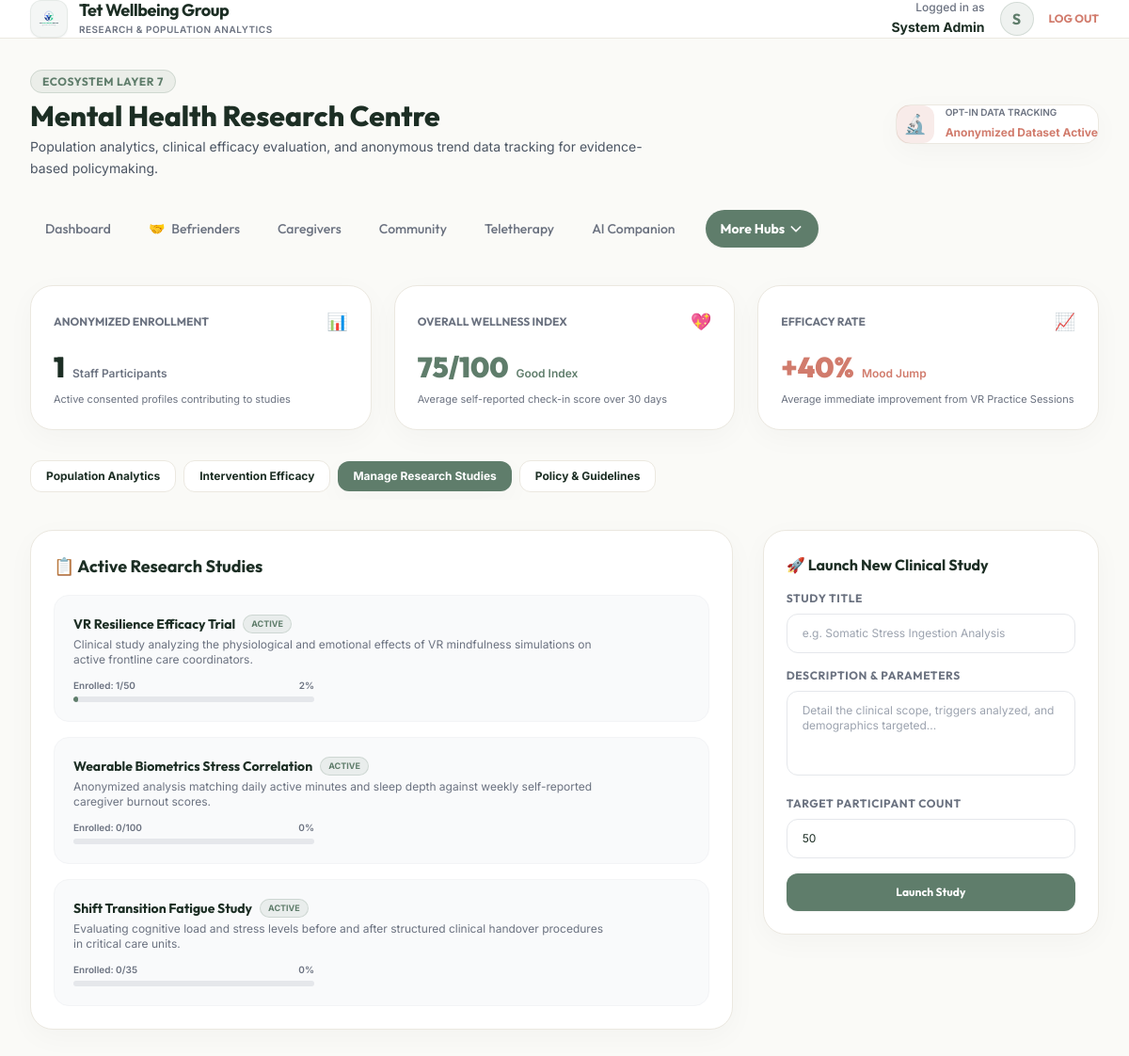
Page /research_hub.php?tab=studies (signed in) on the committed database.
### tables this page shows
CREATE TABLE IF NOT EXISTS `research_studies` (
    `id` INT AUTO_INCREMENT PRIMARY KEY,
    `title` VARCHAR(150) NOT NULL,
    `description` TEXT NOT NULL,
    `status` ENUM('active', 'completed', 'draft') DEFAULT 'active',
    `target_participants` INT NOT NULL,
    `created_at` TIMESTAMP DEFAULT CURRENT_TIMESTAMP
);

### research_hub.php (the view, shortened to what the rows shown need)
<?php
require_once __DIR__ . '/db.php';
$user_role = $_SESSION['user_role'] ?? 'client';
$studies = [];
if ($db_connected && $pdo) {
    try {
        $studies = $pdo->query("SELECT * FROM research_studies ORDER BY created_at DESC")->fetchAll(PDO::FETCH_ASSOC);
    } catch (PDOException $e) {
        $studies = $_SESSION['mock_research_studies'] ?? [];
    }
} else {
    $studies = $_SESSION['mock_research_studies'] ?? [];
}
$study_participant_counts = [];
if ($db_connected && $pdo) {
    try {
        $counts = $pdo->query("SELECT study_id, COUNT(*) as c FROM research_participants GROUP BY study_id")->fetchAll(PDO::FETCH_ASSOC);
        foreach ($counts as $row) {
            $study_participant_counts[$row['study_id']] = intval($row['c']);
        }
    } catch (PDOException $e) {}
}
$total_consented_users = 0;
if ($db_connected && $pdo) {
    try {
        $total_consented_users = intval($pdo->query("SELECT COUNT(DISTINCT user_id) FROM research_participants")->fetchColumn());
    } catch (PDOException $e) {}
} else {
    $total_consented_users = count(array_unique(array_column($_SESSION['mock_research_participants'] ?? [], 'user_id')));
    $overall_mood_index = 76;
    $avg_recovery_rate = 22;
}
$mood_trends_30_days = [];
if (empty($mood_trends_30_days)) {
    $start_time = strtotime('-10 days');
    for ($i = 0; $i <= 10; $i++) {
        $day_label = date('M d', strtotime("+$i days", $start_time));
        $mood_trends_30_days[$day_label] = [70, 72, 68, 75, 78, 74, 82, 80, 85, 79, 81][$i];
    }
}
$dept_burnout = [];
if (empty($dept_burnout)) {
    $dept_burnout = [
        'Nursing' => 45,
        'ICU & ER' => 74,
        'Social Work' => 58,
        'Administration' => 28
    ];
}
$active_tab = $_GET['tab'] ?? 'population';
?>
<!DOCTYPE html>
<html lang="en">
<head>
    <script src="https://cdn.tailwindcss.com"></script>
</head>
<body class="text-brand-slate antialiased pb-24">
    <header class="bg-white border-b border-[#EBE8E0] sticky top-0 z-40 backdrop-blur-md bg-white/95">
        <div class="max-w-7xl mx-auto px-4 sm:px-6 lg:px-8 h-18 flex items-center justify-between">
            <div class="flex items-center gap-3">
                <div>
                    <h1 class="text-lg font-bold font-outfit tracking-tight leading-none text-brand-slate">Tet Wellbeing Group</h1>
                </div>
            </div>
        </div>
    </header>
    <main class="max-w-7xl mx-auto px-4 sm:px-6 lg:px-8 pt-8">
        <div class="flex flex-col md:flex-row justify-between items-start md:items-center gap-6 mb-8">
            <div>
                <h2 class="text-3xl font-extrabold font-outfit text-brand-slate mt-2">Mental Health Research Centre</h2>
            </div>
        </div>
        <?php if ($user_role === 'admin' || $user_role === 'specialist'): ?>
            <?php if ($active_tab === 'population'): ?>
                <div class="grid grid-cols-1 lg:grid-cols-3 gap-8">
                    <div class="lg:col-span-2 space-y-8">
                        <div class="bg-white p-6 rounded-3xl border border-[#EBE8E0] shadow-soft">
                            <h3 class="text-md font-bold font-outfit text-brand-slate mb-4">📈 Aggregated Wellness Index (Last 30 Days)</h3>
                            <?php
                            $labels = array_keys($mood_trends_30_days);
                            $values = array_values($mood_trends_30_days);
                            $max_val = 100;
                            $chart_width = 800;
                            $chart_height = 250;
                            $padding = 30;
                            $points = [];
                            $count = count($values);
                            for ($i = 0; $i < $count; $i++) {
                                $x = $padding + ($i * (($chart_width - (2 * $padding)) / max(1, $count - 1)));
                                $y = $chart_height - $padding - (($values[$i] / $max_val) * ($chart_height - (2 * $padding)));
                                $points[] = "$x,$y";
                            }
                            $points_str = implode(' ', $points);
                            ?>
                            <div class="w-full overflow-x-auto">
                                <svg class="mx-auto" width="<?php echo $chart_width; ?>" height="<?php echo $chart_height; ?>" viewBox="0 0 <?php echo $chart_width; ?> <?php echo $chart_height; ?>" fill="none">
                                    <line x1="<?php echo $padding; ?>" y1="<?php echo $chart_height - $padding; ?>" x2="<?php echo $chart_width - $padding; ?>" y2="<?php echo $chart_height - $padding; ?>" stroke="#F3F4F6" stroke-width="2"/>
                                    <line x1="<?php echo $padding; ?>" y1="<?php echo $padding; ?>" x2="<?php echo $chart_width - $padding; ?>" y2="<?php echo $padding; ?>" stroke="#F3F4F6" stroke-dasharray="4 4"/>
                                    <line x1="<?php echo $padding; ?>" y1="<?php echo ($chart_height/2); ?>" x2="<?php echo $chart_width - $padding; ?>" y2="<?php echo ($chart_height/2); ?>" stroke="#F3F4F6" stroke-dasharray="4 4"/>
                                    <polyline points="<?php echo $points_str; ?>" fill="none" stroke="#5F7D6B" stroke-width="4" stroke-linecap="round" stroke-linejoin="round"/>
                                    <?php foreach ($points as $index => $pt):
                                        $xy = explode(',', $pt);
                                    ?>
                                        <circle cx="<?php echo $xy[0]; ?>" cy="<?php echo $xy[1]; ?>" r="5" fill="#5F7D6B" stroke="#FFFFFF" stroke-width="2" class="cursor-pointer hover:r-7 transition-all"/>
                                        <text x="<?php echo $xy[0]; ?>" y="<?php echo $xy[1] - 10; ?>" text-anchor="middle" font-size="10" font-weight="bold" fill="#1C2E24" font-family="Outfit"><?php echo $values[$index]; ?>%</text>
                                    <?php endforeach; ?>
                                    <?php foreach ($labels as $index => $lbl):
                                        $x = $padding + ($index * (($chart_width - (2 * $padding)) / max(1, $count - 1)));
                                    ?>
                                        <text x="<?php echo $x; ?>" y="<?php echo $chart_height - 10; ?>" text-anchor="middle" font-size="9" font-weight="600" fill="#9CA3AF" font-family="Inter"><?php echo $lbl; ?></text>
                                    <?php endforeach; ?>
                                </svg>
                            </div>
                            <p class="text-xs text-gray-500 mt-4 italic text-center">Aggregated, non-identifiable employee daily check-in averages.</p>
                        </div>
                        <div class="bg-white p-6 rounded-3xl border border-[#EBE8E0] shadow-soft">
                            <h3 class="text-md font-bold font-outfit text-brand-slate mb-6">📊 Burnout Risk Metrics by Organizational Division</h3>
                            <?php
                            $bar_height = 200;
                            $bar_width = 600;
                            $bar_padding = 40;
                            $depts = array_keys($dept_burnout);
                            $scores = array_values($dept_burnout);
                            $bars_count = count($depts);
                            ?>
                            <div class="w-full overflow-x-auto">
                                <svg class="mx-auto" width="<?php echo $bar_width; ?>" height="<?php echo $bar_height; ?>" viewBox="0 0 <?php echo $bar_width; ?>" fill="none">
                                    <line x1="<?php echo $bar_padding; ?>" y1="<?php echo $bar_height - 30; ?>" x2="<?php echo $bar_width - 20; ?>" y2="<?php echo $bar_height - 30; ?>" stroke="#E5E7EB" stroke-width="1.5"/>
                                    <?php
                                    $col_width = ($bar_width - $bar_padding - 20) / $bars_count;
                                    foreach ($scores as $index => $score):
                                        $x = $bar_padding + ($index * $col_width) + ($col_width * 0.15);
                                        $w = $col_width * 0.7;
                                        $h = (($score / 100) * ($bar_height - 30 - 20));
                                        $y = $bar_height - 30 - $h;
                                        $bar_color = ($score >= 70) ? '#D17B6C' : (($score >= 50) ? '#E0A96D' : '#5F7D6B');
                                    ?>
                                        <rect x="<?php echo $x; ?>" y="<?php echo $y; ?>" width="<?php echo $w; ?>" height="<?php echo $h; ?>" fill="<?php echo $bar_color; ?>" rx="8" class="transition-opacity hover:opacity-90"/>
                                        <text x="<?php echo $x + ($w/2); ?>" y="<?php echo $y - 8; ?>" text-anchor="middle" font-size="11" font-weight="800" fill="<?php echo $bar_color; ?>" font-family="Outfit"><?php echo $score; ?>%</text>
                                        <text x="<?php echo $x + ($w/2); ?>" y="<?php echo $bar_height - 12; ?>" text-anchor="middle" font-size="10" font-weight="600" fill="#6B7280" font-family="Inter"><?php echo $depts[$index]; ?></text>
                                    <?php endforeach; ?>
                                </svg>
                            </div>
                            <div class="flex justify-center gap-6 mt-4 text-xs font-semibold text-gray-500">
                                <span class="flex items-center gap-1.5"><span class="h-3 w-3 rounded bg-brand-coral"></span> Critical (70%+)</span>
                                <span class="flex items-center gap-1.5"><span class="h-3 w-3 rounded bg-[#E0A96D]"></span> Warning (50-69%)</span>
                                <span class="flex items-center gap-1.5"><span class="h-3 w-3 rounded bg-brand-sage"></span> Healthy (<50%)</span>
                            </div>
                        </div>
                    </div>
                    <div class="space-y-6">
                        <div class="bg-white p-6 rounded-3xl border border-[#EBE8E0] shadow-soft">
                            <h3 class="text-md font-bold font-outfit text-brand-slate mb-4">🔬 Research Consent Audit</h3>
                            <p class="text-xs text-gray-600 leading-relaxed mb-4">
                                Staff members have consented to anonymized database ingestion. Consents are managed individually and can be revoked instantly without disciplinary actions.
                            </p>
                            <div class="space-y-3.5 pt-2">
                                <div class="flex justify-between items-center text-xs border-b border-gray-100 pb-2">
                                    <span class="text-gray-500 font-medium">consented profiles</span>
                                    <span class="font-bold text-brand-slate"><?php echo $total_consented_users; ?></span>
                                </div>
                                <div class="flex justify-between items-center text-xs border-b border-gray-100 pb-2">
                                    <span class="text-gray-500 font-medium">active clinical trials</span>
                                    <span class="font-bold text-brand-sage"><?php echo count($studies); ?> Active</span>
                                </div>
                                <div class="flex justify-between items-center text-xs pb-1">
                                    <span class="text-gray-500 font-medium">demographic divisions</span>
                                    <span class="font-bold text-brand-slate">4 Departments</span>
                                </div>
                            </div>
                        </div>
                        <div class="bg-brand-sageLight p-6 rounded-3xl border border-brand-sage/20 shadow-soft">
                            <h4 class="font-bold font-outfit text-brand-slate text-sm">💡 Innovative Efficacy Highlight</h4>
                            <p class="text-xs text-gray-600 mt-2 leading-relaxed">
                                Our data analytics show a **positive Pearson correlation** between caregiver respite hours and immediate mood recovery. Efficacy tracking allows counselors to target underperforming departments.
                            </p>
                        </div>
                    </div>
                </div>
            <?php elseif ($active_tab === 'studies'): ?>
                <div class="grid grid-cols-1 lg:grid-cols-3 gap-8">
                    <div class="lg:col-span-2 space-y-6">
                        <div class="bg-white p-6 rounded-3xl border border-[#EBE8E0] shadow-soft">
                            <div class="space-y-4">
                                <?php foreach ($studies as $study):
                                    $s_id = $study['id'];
                                    $p_count = $study_participant_counts[$s_id] ?? 0;
                                    $target = $study['target_participants'];
                                    $pct = min(100, round(($p_count / $target) * 100));
                                ?>
                                    <div class="p-5 rounded-2xl border border-gray-100 bg-gray-50 flex flex-col md:flex-row justify-between items-start md:items-center gap-4">
                                        <div class="space-y-1">
                                            <div class="flex items-center gap-2">
                                                <h4 class="font-bold text-brand-slate font-outfit text-sm"><?php echo htmlspecialchars($study['title']); ?></h4>
                                                <span class="px-2 py-0.5 rounded-full bg-brand-sage/10 text-brand-sage border border-brand-sage/20 text-[9px] font-bold uppercase"><?php echo htmlspecialchars($study['status']); ?></span>
                                            </div>
                                            <p class="text-xs text-gray-500 max-w-xl"><?php echo htmlspecialchars($study['description']); ?></p>
                                            <div class="w-64 pt-2">
                                                <div class="flex justify-between text-[10px] text-gray-500 font-semibold mb-1">
                                                    <span>Enrolled: <?php echo $p_count; ?>/<?php echo $target; ?></span>
                                                    <span><?php echo $pct; ?>%</span>
                                                </div>
                                                <div class="h-1.5 w-full bg-gray-200 rounded-full overflow-hidden">
                                                    <div class="h-full bg-brand-sage rounded-full" style="width: <?php echo $pct; ?>%"></div>
                                                </div>
                                            </div>
                                        </div>
                                    </div>
                                <?php endforeach; ?>
                            </div>
                        </div>
                    </div>
                </div>
            <?php endif; ?>
        <?php endif; ?>
    </main>
</body>
</html>

### rows in the picture
research_studies: title "VR Resilience Efficacy Trial", status "ACTIVE", description "Clinical study analyzing the physiological and emotional effects of VR mindfulness simulations on active frontline care coordinators.", id "1", target_participants "50", pct "2"
research_studies: title "Wearable Biometrics Stress Correlation", status "ACTIVE", description "Anonymized analysis matching daily active minutes and sleep depth against weekly self-reported caregiver burnout scores.", id "0", target_participants "100", pct "0"
research_studies: title "Shift Transition Fatigue Study", status "ACTIVE", description "Evaluating cognitive load and stress levels before and after structured clinical handover procedures in critical care units.", id "0", target_participants "35", pct "0"

### other values in the picture
$user_name "System Admin"
substr($user_name, 0, 1) "S"
$total_consented_users "1"
$overall_mood_index "75"
$avg_recovery_rate "40"
